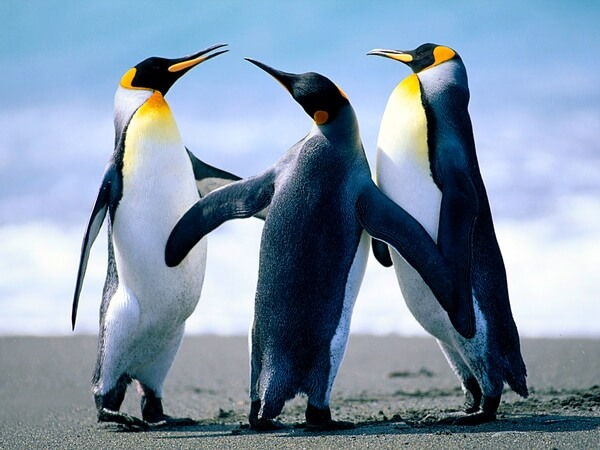
//> input picture 02_ImagelectureEcriture/Penguins.jpg, 600 x 450 px, given in place of the camera
$ ./Canny   (built with g++ and OpenCV 4)
//> lines starting //> are read from the running program, lines starting //| are printed output that depends on the picture
/*************************************************************************************/
/*!
    \file     testCanny.cpp
    \author   Philippe SIMIER (Touchard Wahington le Mans) <philaure@wanadoo.fr>

    \brief    Programme pour renforcer les contours avec le filtre de Canny
    \detail   Ce programme ouvre la camera puis affiche l'image obtenue en
              appliquant le traitement Canny edge detector.
	      Le filtre de Canny (ou détecteur de Canny) est utilisé pour la
              détection des contours.
              L'algorithme a été conçu par John Canny en 1986


    \compilation linux
              g++  Canny.cpp -o Canny `pkg-config --cflags --libs opencv`

    \version    1.0 - First release
*/
/**************************************************************************************/

#include <iostream>
#include <opencv2/opencv.hpp>

using namespace cv;
using namespace std;

void showControle(int *seuilA, int *seuilB){
    //Creation d'un trackbar dans la fenêtre "Control"
    namedWindow("Canny",1);
    cvCreateTrackbar("SeuilA", "Canny", seuilA, 255);
    cvCreateTrackbar("SeuilB", "Canny", seuilB, 255);
}


int main(int argc,char ** argv)
{
    Mat image, image_RGB, image_gray, image_CNY;
    int seuilA = 17;
    int seuilB = 43;
    double largeur,hauteur;

    showControle(&seuilA, &seuilB);


    VideoCapture cap(0);
    if (!cap.isOpened()) {
        cerr << "ERREUR: Impossible d'ouvrir la camera" << endl;
    	return -1;
    }

    largeur = cap.get(CV_CAP_PROP_FRAME_WIDTH);
    hauteur = cap.get(CV_CAP_PROP_FRAME_HEIGHT);
    cout << "Taille image : " << largeur << " x " << hauteur << endl;

    cout << "Démarrage de la capture, appuyer sur une touche echap pour quitter" << endl;

    do{
      cap >> image;
//> image is the input picture: 450 rows x 600 cols, CV_8UC3; mean B, G, R 168.3, 148.1, 128.5
      if (image.empty()) {
          cerr << "ERREUR: Impossible de capturer une image" << endl;
          return -1;
      }

      cvtColor( image, image_gray, CV_RGB2GRAY);
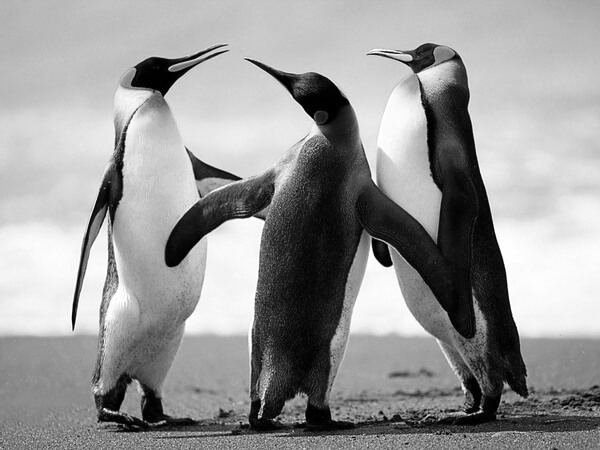
//> image_gray: 450 rows x 600 cols, CV_8UC1; min 0, max 255, mean 151.9
      blur( image_gray, image_gray, Size(5,5) );
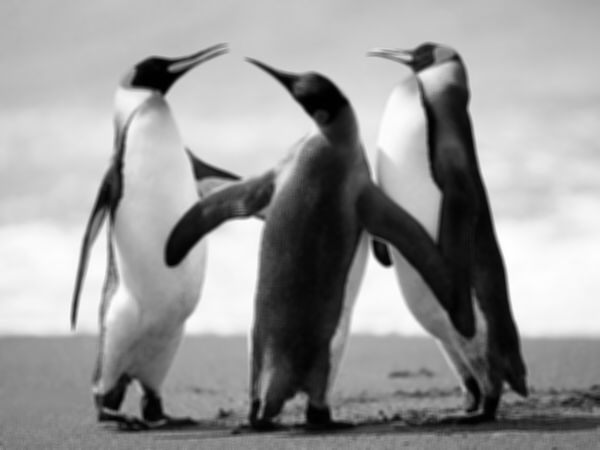
//> image_gray: 450 rows x 600 cols, CV_8UC1; min 0, max 254, mean 151.9

      Canny( image_gray, image_CNY, seuilA, seuilB, 3, true );
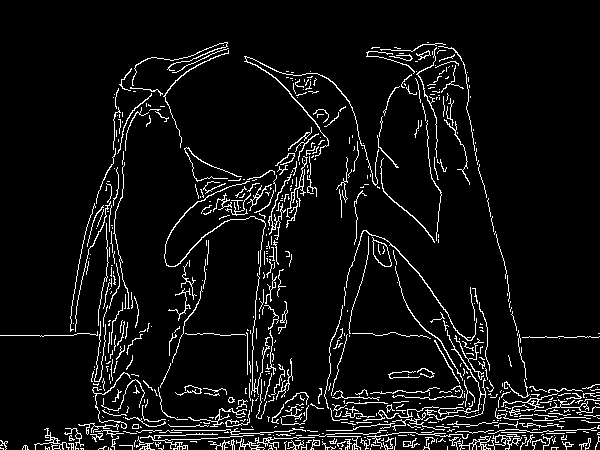
//> image_CNY: 450 rows x 600 cols, CV_8UC1; 6.6% white in thin lines or dots
      imshow("Canny", image_CNY);

    }
    while(waitKey(1) != 27);

    cout << "Fermeture de la  camera" << endl;
    cap.release();
    destroyAllWindows();
    cout << "bye!" <<endl;
    return 0;
}
